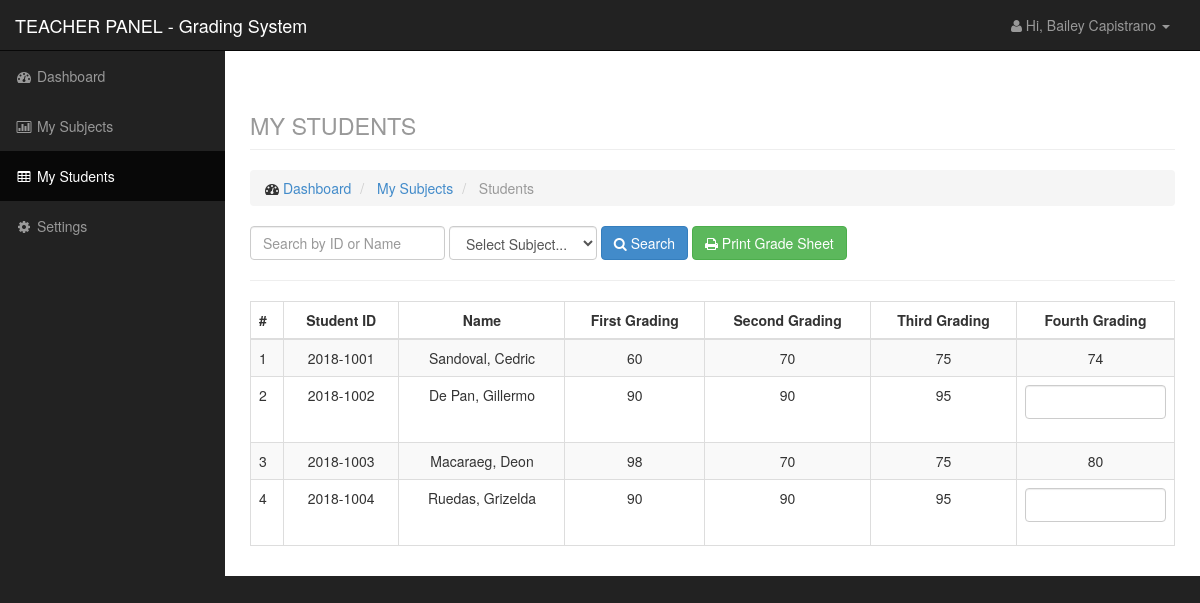
Screenshot of /teacher/student.php?classid=1 (signed in) with the database file from the repository.
### tables this page shows
CREATE TABLE IF NOT EXISTS `student` (
  `id` int(11) NOT NULL AUTO_INCREMENT,
  `studid` varchar(50) NOT NULL,
  `fname` varchar(100) NOT NULL,
  `lname` varchar(100) NOT NULL,
  PRIMARY KEY (`id`)
);

CREATE TABLE IF NOT EXISTS `studentsubject` (
  `id` int(11) NOT NULL AUTO_INCREMENT,
  `studid` varchar(50) NOT NULL,
  `classid` int(11) NOT NULL,
  `att1` float NOT NULL,
  `att2` float NOT NULL,
  `att3` float NOT NULL,
  `att4` float NOT NULL,
  PRIMARY KEY (`id`)
);

### teacher/data/student_model.php (called while the page is built, shortened)
<?php
    $student = new Datastudent();
    class Datastudent {
        function getstudentbyclass($classid){
            $q = "select * from studentsubject where classid=$classid";
            $r = mysql_query($q);
            $student = array();
            if($classid != null){
               while($row = mysql_fetch_array($r)){
                    $q2 = 'select * from student where id='.$row['studid'].'';
                    $r2 = mysql_query($q2);
                    $student[] = mysql_fetch_array($r2);
                }
            }
            return $student;
        }
        function getstudentgrade($studid,$classid){
            $q = "select * from studentsubject where studid='$studid' and classid='$classid'";
            $r = mysql_query($q);
            if($row = mysql_fetch_array($r)){
                $att1 = ($row['att1']);
                $att2 = ($row['att2']);
                $att3 = ($row['att3']);
                $att4 = ($row['att4']);
                $first = $att1;
                $second = $att2;
                $third = $att3;
                $fourth = $att4;
                $total = (($first) + ($second) + ($third) + ($fourth)) / 4;
                $data = array(
                    'eqtotal' => $this->gradeconversion($total),
                    'first' => round($first),
                    'second' => round($second),
                    'third' => round($third),
                    'fourth' => round($fourth),
                    'total' => round($total),
                    'att1' => $row['att1'],
                    'att2' => $row['att2'],
                    'att3' => $row['att3'],
                    'att4' => $row['att4'],
                );
            }
            return $data;
        }
        function gradeconversion($grade){
            $grade = round($grade);
            if($grade==0){
                 $data = 0;
            }else{
                switch ($grade) {
                    case 81:
                         $data = 2.4;
                         break;
                     default:
                         $data = 5.0;
                }
            }
            return $data;
        }
        }
?>

### teacher/student.php (the view, shortened to what this page needs)
<?php
    include('include/header.php');
    include('include/sidebar.php');
    include('data/student_model.php');
    $classid = isset($_GET['classid']) ? $_GET['classid'] : null;
    $search = isset($_POST['search']) ? $_POST['search'] : null;
    if(isset($_POST['search'])){
        $classid = $_POST['subject'];
        $mystudent = $student->getstudentbysearch($classid,$search);
    }else{
        $mystudent = $student->getstudentbyclass($classid);
    }
?>
<div id="page-wrapper">
    <div class="container-fluid">
        <div class="row">
            <div class="col-lg-12">
                <h1 class="page-header">
                    <small>MY STUDENTS</small>
                </h1>
                <ol class="breadcrumb">
                    <li>
                        <i class="fa fa-dashboard"></i> <a href="index.php">Dashboard</a>
                    </li>
                    <li>
                        <a href="subject.php">My Subjects</a>
                    </li>
                    <li class="active">
                        Students
                    </li>
                </ol>
            </div>
        </div>
        <div class="row">
            <div class="col-lg-12">
                <div class="form-inline form-padding">
                    <form action="student.php?classid=<?php echo $classid?>" method="post">
                        <input type="text" class="form-control" name="search" placeholder="Search by ID or Name">
                        <select name="subject" class="form-control" required>
                            <option value="">Select Subject...</option>
                        </select>
                        <button type="submit" name="submit" class="btn btn-primary"><i class="fa fa-search"></i> Search</button>
                        <a href="print.php?classid=<?php echo $classid; ?>" target="_blank"><button type="button" name="submit" class="btn btn-success"><i class="fa fa-print"></i> Print Grade Sheet</button></a>
                    </form>
                </div>
            </div>
        </div>
        <hr />
        <div class="row">
            <div class="col-lg-12">
                <div class="table-responsive">
                    <table class="table table-striped table-bordered">
                        <thead>
                            <tr>
                                <th>#</th>
                                <th class="text-center">Student ID</th>
                                <th class="text-center">Name</th>
                                <th class="text-center">First Grading</th>
                                <th class="text-center">Second Grading</th>
                                <th class="text-center">Third Grading</th>
                                <th class="text-center">Fourth Grading</th>
                            </tr>
                        </thead>
                        <tbody>
                    <?php $c=1; ?>
                    <?php foreach($mystudent as $row): ?>
                        <tr>
                            <td><?php echo $c; ?></td>
                            <td class="text-center"><?php echo $row['studid']; ?></td>
                            <td class="text-center"><?php echo $row['lname'].', '.$row['fname']; ?></td>
                            <?php $grade = $student->getstudentgrade($row['id'],$classid); ?>
                    <?php if($grade['first']!=0): ?>
                          <td class="text-center"><?php echo $grade['first'];?></td>
                    <?php endif; ?>
                    <?php if($grade['second']!=0): ?>
                            <td class="text-center"><?php echo $grade['second'];?></td>
                    <?php endif; ?>
                    <?php if($grade['third']!=0): ?>
                            <td class="text-center"><?php echo $grade['third'];?></td>
                    <?php endif; ?>
                    <?php if($grade['fourth']!=0): ?>
                            <td class="text-center"><?php echo $grade['fourth'];?></td>
                    <?php endif; ?>
                    <?php if($grade['fourth']==0): ?>
                          <td>
                            <form action="data/grade_model.php?term=4&studid=<?php echo $row['id']; ?>&classid=<?php echo $classid ?>" method="POST">
                            <div class="form-group">
                                <input type="number" onkeypress="submitOnEnter(this, event);" min=60 max=100 class="form-control" value="<?php echo $studentgrade['att4'];?>" name="att4?studid='.$studid.'&classid='.$classid.'&status=1'" />
                            </div>
                            </form>
                          </td>
                    <?php endif; ?>
                        </tr>
                    <?php $c++; ?>
                    <?php endforeach; ?>
                        </tbody>
                    </table>
                </div>
            </div>
        </div>
    </div>
</div>
<?php include('include/footer.php');

### css/sb-admin.css (style rules this page uses)
body { margin-top: 100px; background-color: #222; }
@media (min-width:768px) { body { margin-top: 50px; } }
#page-wrapper { width: 100%; padding: 0; background-color: #fff; }
@media (min-width:768px) { #page-wrapper { padding: 10px; } }

### rows the page displays
student: studid "2018-1001", lname "Sandoval", fname "Cedric"
studentsubject: att1 "60", att2 "70", att3 "75", att4 "74"
student: studid "2018-1002", lname "De Pan", fname "Gillermo", first "90", second "90", third "95"
student: studid "2018-1003", lname "Macaraeg", fname "Deon"
studentsubject: att1 "98", att2 "70", att3 "75", att4 "80"
student: studid "2018-1004", lname "Ruedas", fname "Grizelda", first "90", second "90", third "95"

### other values shown
$_SESSION['name'] "Bailey Capistrano"
